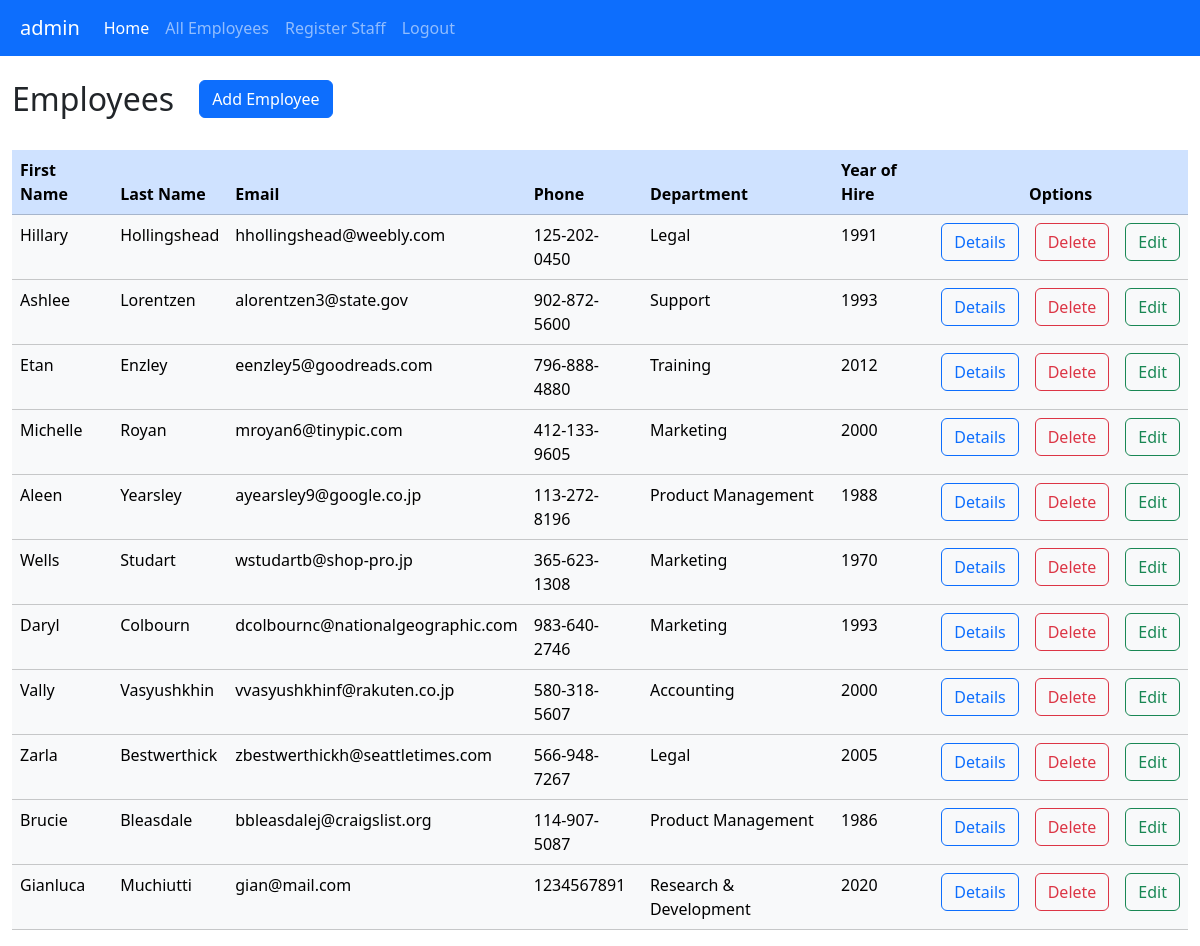
The page /elist/ (signed in) on the database its author committed.
### employees/models.py (models this page shows, shortened)
class Employee(models.Model):
    fname = models.CharField(max_length=50, verbose_name="First name")
    lname = models.CharField(max_length=50, verbose_name="Last name")
    email = models.CharField(max_length=50, verbose_name="Email")
    phone = models.CharField(max_length=12, verbose_name="Phone")
    department = models.CharField(max_length=100, verbose_name="Department")
    year = models.CharField(max_length=4, verbose_name="Year of hire")
    salary = models.CharField(max_length=8,verbose_name="Salary")
    class Meta:
        permissions = (("can_view","View employees"),("can_edit", "Edit employees"))

### employees/views.py (the view)
# urls.py: path("elist/", views.elist,name="elist"),
@login_required
@permission_required("employees.can_view", raise_exception=True)
def elist(request):
    elist = Employee.objects.all().values()
    pageTemp = loader.get_template("elist.html")
    context = {
        "elist":elist,
    }
    return HttpResponse(pageTemp.render(context,request))

### templates/elist.html (shortened to what this page needs)
{% extends "master.html" %}
{% block content %}
    <div style="display: flex; gap: 25px;">
        <h2>Employees</h2>
        {% if perms.employees.can_edit %}
        <a href="{% url "add" %}"><button type="button" class="btn btn-primary">Add Employee</button></a>
        {% endif %}
    </div>
    <br>
    <table class="table table-hover">
        <thead class="table-primary">
            <tr>
                <th scope="col">First Name</th>
                <th scope="col">Last Name</th>
                <th scope="col">Email</th>
                <th scope="col">Phone</th>
                <th scope="col">Department</th>
                <th scope="col">Year of Hire</th>
                <th scope="col" colspan="3" style="text-align: center;">Options</th>
            </tr>
        </thead>
        <tbody>
            {% for employee in elist %}
            <tr class="table-light">
                <td scope="row">{{employee.fname}}</td>
                <td>{{employee.lname}}</td>
                <td>{{employee.email}}</td>
                <td>{{employee.phone}}</td>
                <td>{{employee.department}}</td>
                <td>{{employee.year}}</td>
                {% if perms.employees.can_view %}
                <td><a class="btn btn-outline-primary" href="employee/{{employee.id}}">Details</a></td>
                {% endif %}
                {% if perms.employees.can_edit %}
                <td><a class="btn btn-outline-danger" href="{% url "delete" employee.id%}">Delete</a></td>
                <td><a class="btn btn-outline-success" href="{% url "edit" employee.id %}">Edit</a></td>
                {% endif %}
            </tr>
            {% endfor %}
        </tbody>
    </table>
{% endblock content %}

### templates/master.html (shortened to what this page needs)
<!DOCTYPE html>
<html lang="en">
    <head>
        <link
            href="https://cdn.jsdelivr.net/npm/bootstrap@5.3.2/dist/css/bootstrap.min.css"
            rel="stylesheet"
/>
    </head>
    <body>
        <header>
            <nav
                class="navbar navbar-expand-sm navbar-dark bg-primary" style="padding-left: 20px">
                {% if  user.is_authenticated %}
                    <a class="navbar-brand" href="#">{{user.username}}</a>
                {% endif %}
                <div class="collapse navbar-collapse" id="collapsibleNavId">
                    <ul class="navbar-nav me-auto mt-2 mt-lg-0">
                        <li class="nav-item">
                            <a class="nav-link active" href="{% url "home" %}" aria-current="page">Home</a>
                        </li>
                        {% if perms.employees.can_view %}
                            <li class="nav-item">
                                <a class="nav-link" href="{% url "elist" %}">All Employees</a>
                            </li>
                        {% endif %}
                        {% if perms.employees.can_edit %}
                            <li class="nav-item">
                                <a class="nav-link" href="{% url "register" %}">Register Staff</a>
                            </li>
                        {% endif %}
                        {% if user.is_authenticated %}
                            <li class="nav-item">
                                <form action="{% url "logout" %}" method="POST">
                                    <button class="nav-link" type="submit">Logout</button>
                                </form>
                            </li>
                        {% else %}
                            <li class="nav-item">
                                <a class="nav-link" href="{% url "login" %}">Login</a>
                            </li>
                        {% endif %}
                </div>
            </nav>
        </header>
        <br/>
        <main>
            <div class="container-fluid">
                {% block content %}{% endblock content %}
            </div>
        </main>
    </body>
</html>

### rows shown on the page
Employee: fname "Hillary", lname "Hollingshead", email "hhollingshead@weebly.com", phone "125-202-0450", department "Legal", year "1991"
Employee: fname "Ashlee", lname "Lorentzen", email "alorentzen3@state.gov", phone "902-872-5600", department "Support", year "1993"
Employee: fname "Etan", lname "Enzley", email "eenzley5@goodreads.com", phone "796-888-4880", department "Training", year "2012"
Employee: fname "Michelle", lname "Royan", email "mroyan6@tinypic.com", phone "412-133-9605", department "Marketing", year "2000"
Employee: fname "Aleen", lname "Yearsley", email "ayearsley9@google.co.jp", phone "113-272-8196", department "Product Management", year "1988"
Employee: fname "Wells", lname "Studart", email "wstudartb@shop-pro.jp", phone "365-623-1308", department "Marketing", year "1970"
Employee: fname "Daryl", lname "Colbourn", email "dcolbournc@nationalgeographic.com", phone "983-640-2746", department "Marketing", year "1993"
Employee: fname "Vally", lname "Vasyushkhin", email "vvasyushkhinf@rakuten.co.jp", phone "580-318-5607", department "Accounting", year "2000"
Employee: fname "Zarla", lname "Bestwerthick", email "zbestwerthickh@seattletimes.com", phone "566-948-7267", department "Legal", year "2005"
Employee: fname "Brucie", lname "Bleasdale", email "bbleasdalej@craigslist.org", phone "114-907-5087", department "Product Management", year "1986"
Employee: fname "Gianluca", lname "Muchiutti", email "gian@mail.com", phone "1234567891", department "Research & Development", year "2020"

### other values the page prints
{{ user.username }} "admin"
